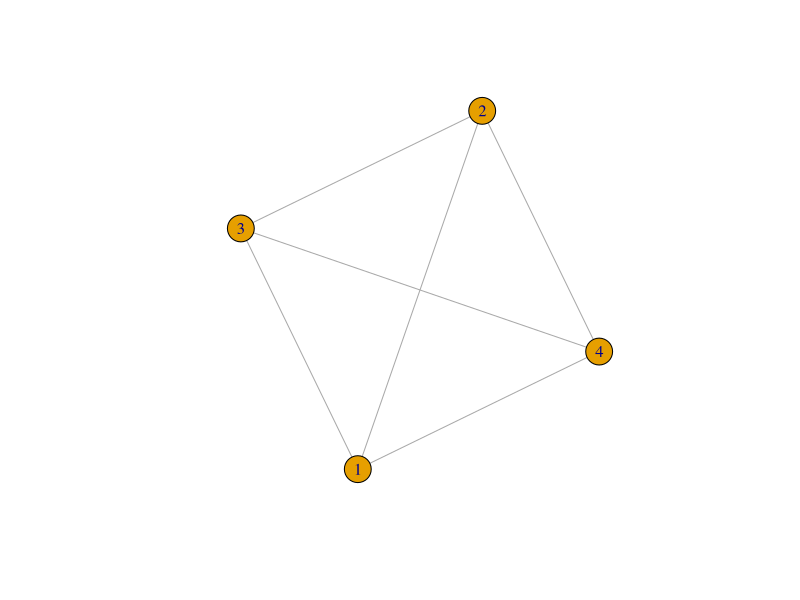
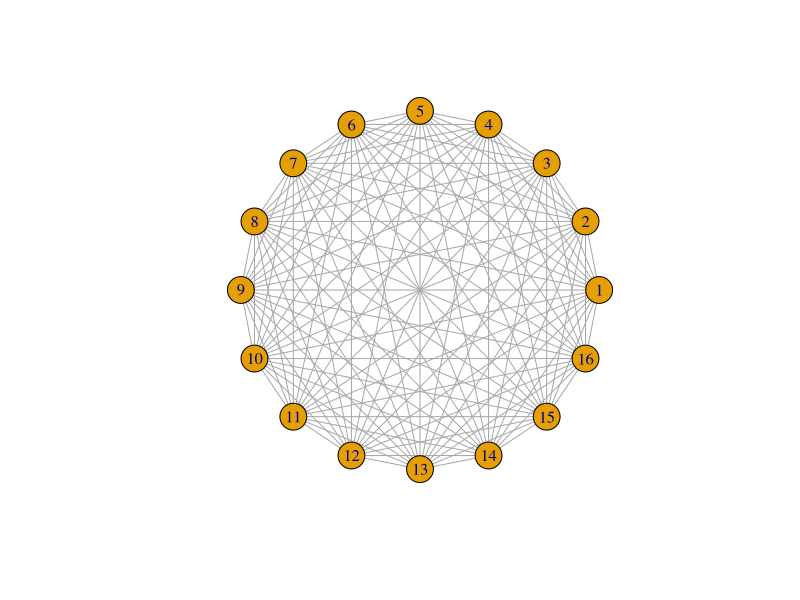
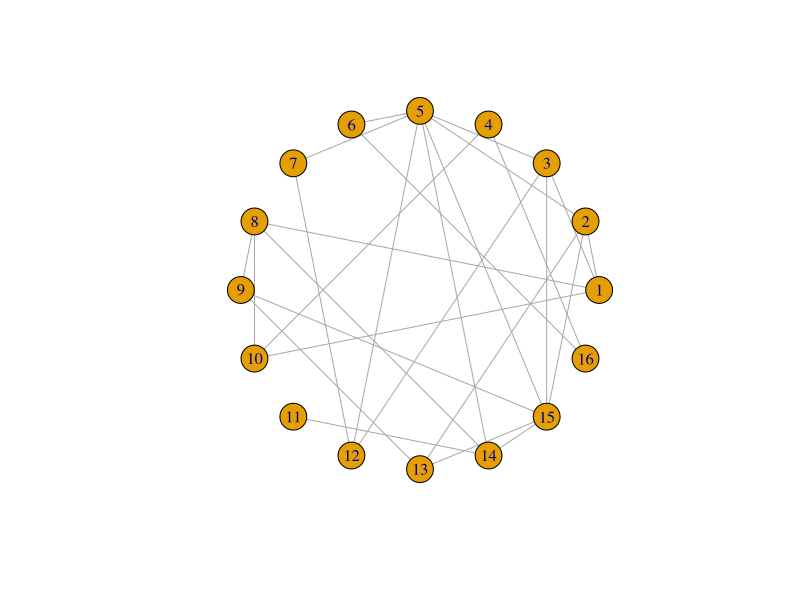
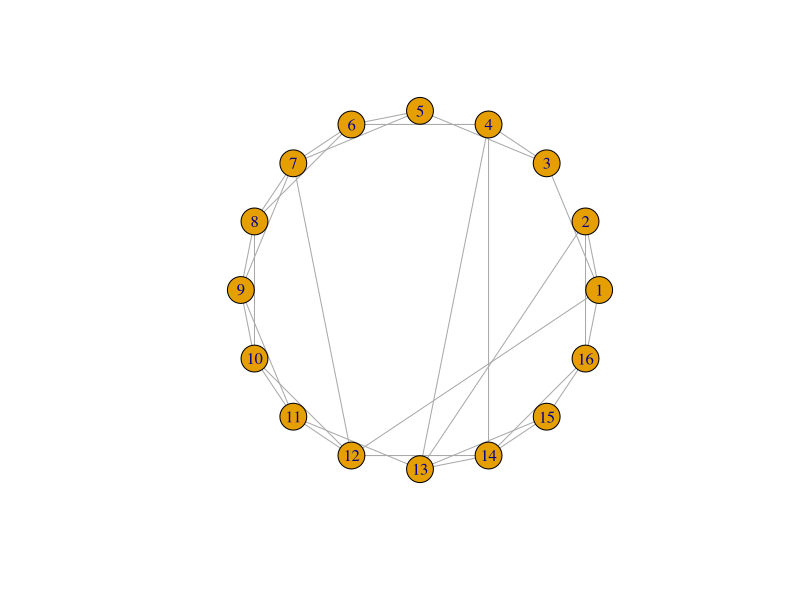
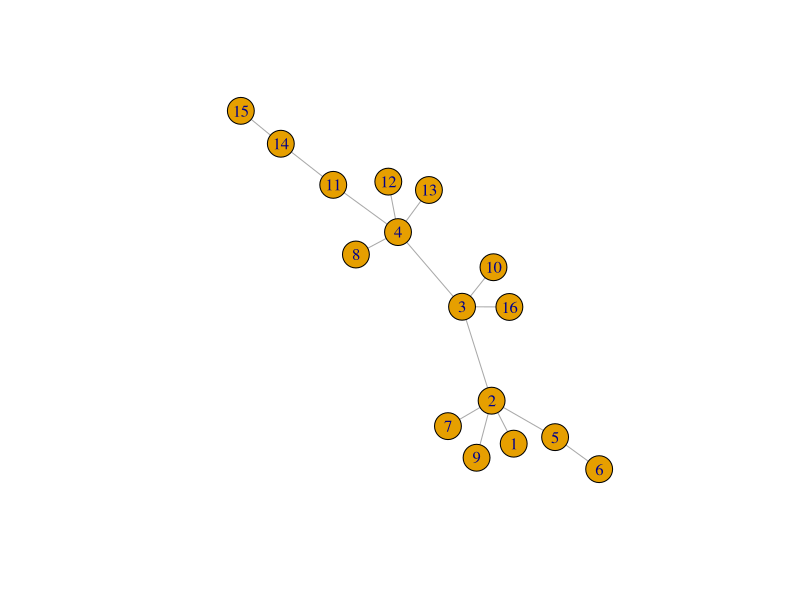
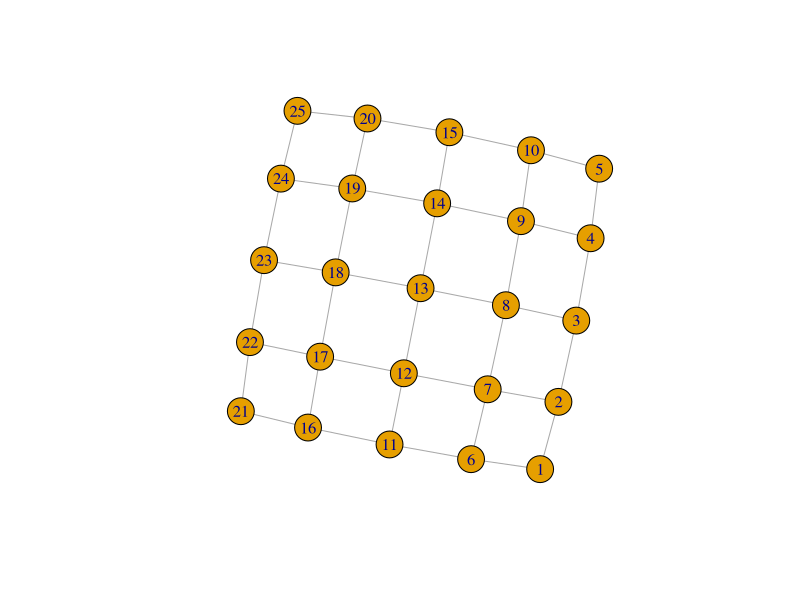
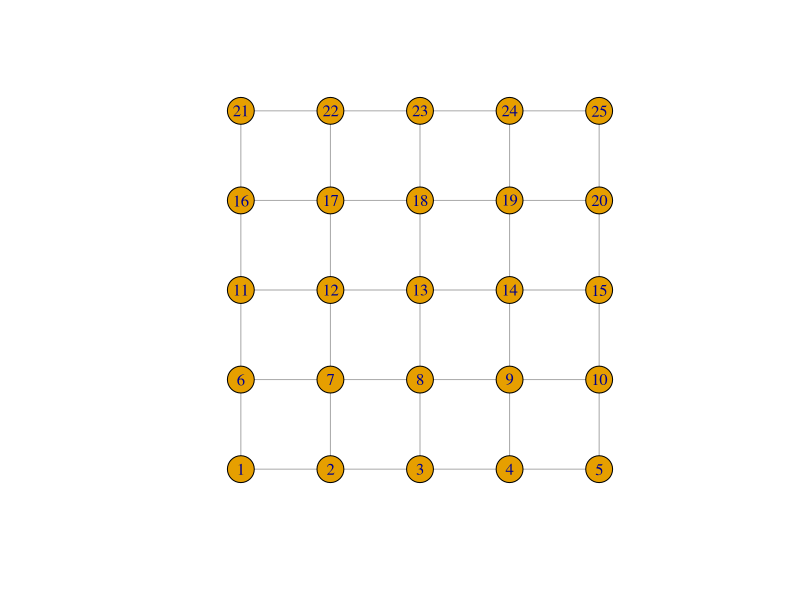
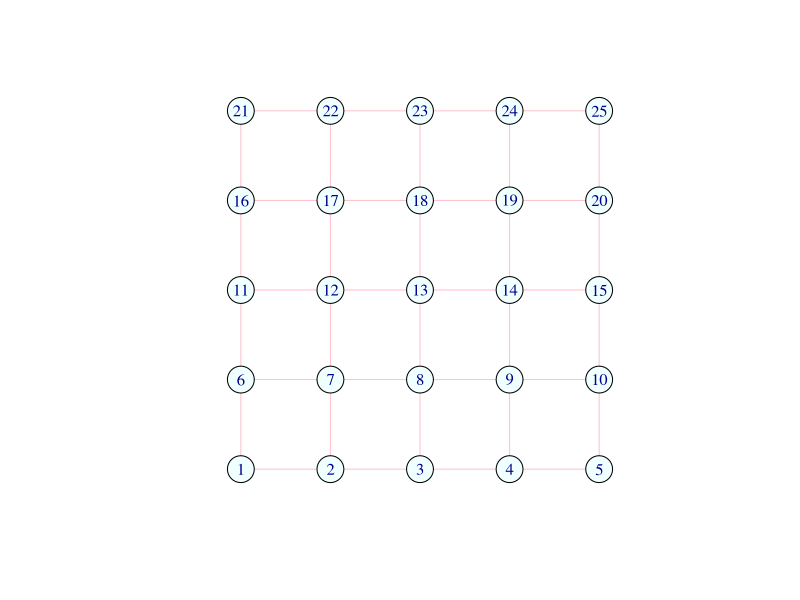

Write R code to recreate these figures, in order. (Note: this script raises an error after producing the figures.)
## ---- chunk 1
library(igraph) # For network functionality
library(data.table)
library(ggplot2)

# Complete graph with 4 nodes
gr <- make_full_graph(4)
print(gr)
## ---- chunk 2
plot(gr)
## ---- chunk 3
make_full_graph(16)
make_ring(16)
make_ring(16, circular = FALSE)
make_lattice(c(4, 4))
## ---- chunk 4
?make_lattice
## ---- chunk 5
plot(make_full_graph(16), layout = layout_in_circle)
## ---- chunk 6
plot(sample_gnp(16, 0.2), layout = layout_in_circle)
## ---- chunk 7
plot(sample_smallworld(1, 16, 2, 0.1), layout = layout_in_circle)
## ---- chunk 8
plot(sample_pa(16, directed = FALSE))
## ---- chunk 9
network <- make_lattice(c(5, 5)) 
print(network) 
plot(network)
## ---- chunk 10
vcount(network) 
ecount(network) 
degree(network)
## ---- chunk 11
network$layout <- layout_on_grid(network)
print(network)
plot(network)
## ---- chunk 12
V(network)$color <- "azure"
E(network)$color <- "pink" 
plot(network) # lovely
## ---- chunk 13
V(network)[[]]
E(network)[[]]
## ---- chunk 14
print(network)
## ---- chunk 15
V(network)[12]$color <- "orange"
plot(network)
## ---- chunk 16
V(network)[color == "orange"]$color <- "pink" 
plot(network)
## ---- chunk 17
# Pink is contagious:
V(network)[.nei(color == "pink")]$color <- "pink"
plot(network)
## ---- chunk 18
V(network)$label <- NA
V(network)$shape <- "square"
plot(network)
## ---- chunk 19
library(igraph)
library(data.table)

# Set up a transmission network of n nodes by preferential attachment with 
# affinity proportional to degree^m.
create_network <- function(n, d, layout = layout_nicely)
{
	# Create the network by preferential attachment, passing on the parameters 
	# n and power
	network <- sample_pa(n, d, directed = FALSE)

    # Add the "state" attribute to the vertices of the network, which can be
	# "S", "I", "R", or "V". 
	# Start out everyone as susceptible ...
    V(network)$state <- "S"
    # ... except make 5 random individuals infectious.
    V(network)$state[sample(vcount(network), 5, prob = degree(network))] <- "I"

    # Reorder vertices so they go in order from least to most connected. This
    # is to help with degree-targeted vaccination, and also to make the 
    # most connected vertices plot on top so they don't get hidden. 
	network <- permute(network, rank(degree(network), ties.method = "first"))
    # Set the network layout so it doesn't change every time it's plotted.
    network$layout <- layout(network)
    
    return (network)
}
## ---- chunk 20
net <- create_network(n = 40, d = 1)
plot(net)
## ---- chunk 21
# Plot a network, highlighting the degree of each node by different colours.
plot_degree <- function(network)
{
	# Set up palette
	colors <- hcl.colors(5, "Zissou 1")
	
	# Classify nodes by degree
	deg <- cut(degree(network), 
		breaks = c(1, 2, 5, 10, 20, Inf),
		labels = c("1", "2-4", "5-9", "10-19", "20+"),
		include.lowest = TRUE, right = FALSE)

	# Plot network
	plot(network, 
		vertex.color = colors[deg],
		vertex.label = NA,
		vertex.size = 4)
	legend("topright", levels(deg), fill = colors, title = "Degree")
}
## ---- chunk 22
net <- create_network(500, 1.5)
plot_degree(net)
## ---- chunk 23
# Plot a network, colouring by state (S/I/R/V).
plot_state <- function(network)
{
	# Set up palette
	colors <- c(S = "lightblue", I = "red", R = "darkblue", V = "white")
	
	# Plot network
	plot(network, 
		vertex.color = colors[V(network)$state], 
		vertex.label = NA,
		vertex.size = 4)
	legend("topright", names(colors), fill = colors, title = "State")
}

net <- create_network(500, 1)
plot_state(net)
## ---- chunk 24
# Enact one step of the network model: infectious individuals infect 
# susceptible neighbours with probability p, and recover after one time step.
network_step <- function(net, p)
{
    # Identify all susceptible neighbours of infectious individuals, 
    # who are "at risk" of infection
    at_risk <- V(net)[state == "S" & .nei(state == "I")]
    
    # Use the transmission probability to select who gets exposed from
    # among those at risk
    exposed <- at_risk[runif(length(at_risk)) < p]
    
    # All currently infectious individuals will recover
    V(net)[state == "I"]$state <- "R"
    
    # All exposed individuals become infectious
    V(net)[exposed]$state <- "I"

    return (net)
}
## ---- chunk 25
net <- create_network(500, 1)

net <- network_step(net, p = 0.8)
plot_state(net)
## ---- chunk 26
# Run the transmission model on the network with maximum simulation time t_max
# and transmission probability p.
run_model <- function(net, t_max, p)
{
	# Plot network degree
	plot_degree(net)
	Sys.sleep(2.0)

    # Iterate over each time step
    for (t in 0:t_max)
    {
        # Plot current state
    	Sys.sleep(0.5)
    	plot_state(net)

        # Stop early if no infectious individuals are left
        if (!any(V(net)$state == "I")) {
        	break;
        }

        # Run one step of the network model
        net <- network_step(net, p)
    }
    
    # Return final outbreak size
    return (sum(V(net)$state == "R"))
}
## ---- chunk 27
net <- create_network(500, 1)
run_model(net, 100, 0.8)
## ---- chunk 28
vaccinate_network <- function(network, v, k)
{ 
	# ... do vaccination here ... 
	return (network)
}
## ---- chunk 29
# Run the transmission model on the network with maximum simulation time t_max
# and transmission probability p; plot the network as the model is running if
# animate = TRUE.
run_model <- function(net, t_max, p, animate = FALSE)
{
	# Plot network degree
    if (animate) {
    	plot_degree(net)
    	Sys.sleep(2.0)
    }

	# Set up results
    dt <- list()

    # Iterate over each time step
    for (t in 0:t_max)
    {
    	# Store results
        dt[[length(dt) + 1]] <- data.table(
    		S = sum(V(net)$state == "S"),
    		I = sum(V(net)$state == "I"),
    		R = sum(V(net)$state == "R"),
    		V = sum(V(net)$state == "V")
    	)

        # Plot current state
        if (animate) {
        	Sys.sleep(0.5)
        	plot_state(net)
        }
        
        # Stop early if no infectious individuals are left
        if (!any(V(net)$state == "I")) {
        	break;
        }

        # Run one step of the network model
        net <- network_step(net, p)
    }
    
    # Return the epi curve, including empirical calculation of Rt
    results <- rbindlist(dt, idcol = "t")
    results$Rt <- results$I / shift(results$I, 1) # new infections per new infection last time step
    return (results)
}

# Run the model nsim times with parameters in params (n, d, v, k, t_max, p),
# showing the animated network the first nanim times, and returning a data.table
# with the results of each simulation.
run_scenario <- function(params, nsim, nanim = 1)
{
	results <- list()
	
	for (sim in 1:nsim)
	{
		net <- create_network(params$n, params$power)
		net <- vaccinate_network(net, params$v, params$k)

		results[[sim]] <- run_model(net, params$t_max, params$p, animate = sim <= nanim)
		
		cat(".")
	}
	cat("\n");
	
	results <- rbindlist(results, idcol = "run")
	return (results)
}

params <- list(
	n = 500,
	d = 0,
	p = 0.8,
	v = 0.3,
	k = 0,
	t_max = 100
)

x <- run_scenario(params, nsim = 5, nanim = 0)

ggplot(x) +
	geom_line(aes(x = t, y = R, group = run))
